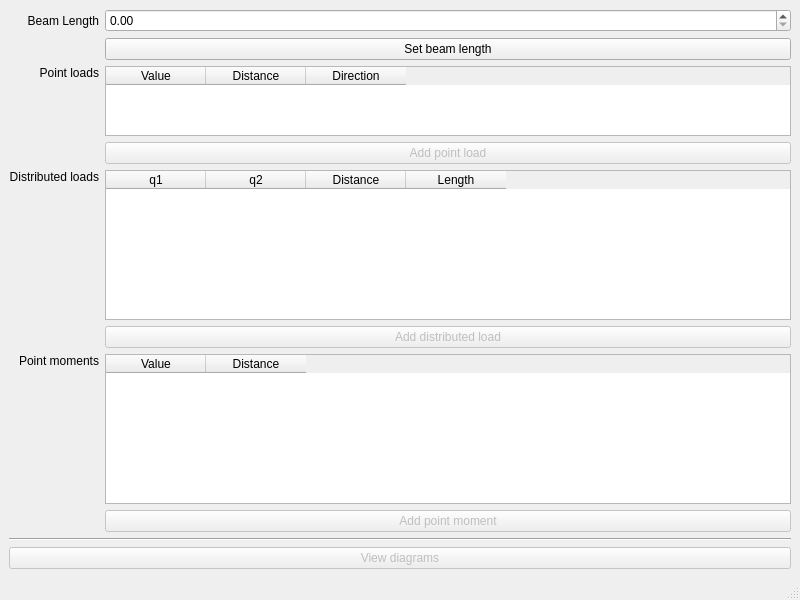
<?xml version="1.0" encoding="UTF-8"?>
<ui version="4.0">
 <class>MainWindow</class>
 <widget class="QMainWindow" name="MainWindow">
  <property name="geometry">
   <rect>
    <x>0</x>
    <y>0</y>
    <width>800</width>
    <height>600</height>
   </rect>
  </property>
  <property name="windowTitle">
   <string>Easydiag</string>
  </property>
  <widget class="QWidget" name="centralwidget">
   <layout class="QGridLayout" name="gridLayout">
    <item row="14" column="0" colspan="2">
     <widget class="QPushButton" name="diagBtn">
      <property name="enabled">
       <bool>false</bool>
      </property>
      <property name="text">
       <string>View diagrams</string>
      </property>
     </widget>
    </item>
    <item row="3" column="1">
     <widget class="QTableWidget" name="pointLoadsTbl">
      <property name="frameShadow">
       <enum>QFrame::Plain</enum>
      </property>
      <property name="sizeAdjustPolicy">
       <enum>QAbstractScrollArea::AdjustToContents</enum>
      </property>
      <property name="editTriggers">
       <set>QAbstractItemView::NoEditTriggers</set>
      </property>
      <property name="alternatingRowColors">
       <bool>true</bool>
      </property>
      <property name="selectionMode">
       <enum>QAbstractItemView::SingleSelection</enum>
      </property>
      <property name="selectionBehavior">
       <enum>QAbstractItemView::SelectRows</enum>
      </property>
      <column>
       <property name="text">
        <string>Value</string>
       </property>
      </column>
      <column>
       <property name="text">
        <string>Distance</string>
       </property>
      </column>
      <column>
       <property name="text">
        <string>Direction</string>
       </property>
      </column>
     </widget>
    </item>
    <item row="8" column="1">
     <widget class="QPushButton" name="distributedLoadBtn">
      <property name="enabled">
       <bool>false</bool>
      </property>
      <property name="text">
       <string>Add distributed load</string>
      </property>
     </widget>
    </item>
    <item row="4" column="1">
     <widget class="QPushButton" name="pointLoadBtn">
      <property name="enabled">
       <bool>false</bool>
      </property>
      <property name="text">
       <string>Add point load</string>
      </property>
     </widget>
    </item>
    <item row="1" column="1">
     <widget class="QPushButton" name="beamBtn">
      <property name="text">
       <string>Set beam length</string>
      </property>
     </widget>
    </item>
    <item row="3" column="0">
     <widget class="QLabel" name="pointLoadsLabel">
      <property name="text">
       <string>Point loads</string>
      </property>
      <property name="alignment">
       <set>Qt::AlignRight|Qt::AlignTop|Qt::AlignTrailing</set>
      </property>
     </widget>
    </item>
    <item row="7" column="0">
     <widget class="QLabel" name="distributedLoadsLabel">
      <property name="text">
       <string>Distributed loads</string>
      </property>
      <property name="alignment">
       <set>Qt::AlignRight|Qt::AlignTop|Qt::AlignTrailing</set>
      </property>
     </widget>
    </item>
    <item row="0" column="1">
     <widget class="QDoubleSpinBox" name="beamSpinBox">
      <property name="locale">
       <locale language="English" country="UnitedKingdom"/>
      </property>
     </widget>
    </item>
    <item row="13" column="0" colspan="2">
     <widget class="Line" name="line">
      <property name="orientation">
       <enum>Qt::Horizontal</enum>
      </property>
     </widget>
    </item>
    <item row="11" column="1">
     <widget class="QTableWidget" name="pointMomentsTbl">
      <property name="frameShadow">
       <enum>QFrame::Plain</enum>
      </property>
      <property name="editTriggers">
       <set>QAbstractItemView::NoEditTriggers</set>
      </property>
      <property name="alternatingRowColors">
       <bool>true</bool>
      </property>
      <property name="selectionMode">
       <enum>QAbstractItemView::SingleSelection</enum>
      </property>
      <column>
       <property name="text">
        <string>Value</string>
       </property>
      </column>
      <column>
       <property name="text">
        <string>Distance</string>
       </property>
      </column>
     </widget>
    </item>
    <item row="11" column="0">
     <widget class="QLabel" name="pointMomentsLabel">
      <property name="text">
       <string>Point moments</string>
      </property>
      <property name="alignment">
       <set>Qt::AlignRight|Qt::AlignTop|Qt::AlignTrailing</set>
      </property>
     </widget>
    </item>
    <item row="7" column="1">
     <widget class="QTableWidget" name="distributedLoadsTbl">
      <property name="frameShadow">
       <enum>QFrame::Plain</enum>
      </property>
      <property name="editTriggers">
       <set>QAbstractItemView::NoEditTriggers</set>
      </property>
      <property name="alternatingRowColors">
       <bool>true</bool>
      </property>
      <property name="selectionMode">
       <enum>QAbstractItemView::SingleSelection</enum>
      </property>
      <column>
       <property name="text">
        <string>q1</string>
       </property>
      </column>
      <column>
       <property name="text">
        <string>q2</string>
       </property>
      </column>
      <column>
       <property name="text">
        <string>Distance</string>
       </property>
      </column>
      <column>
       <property name="text">
        <string>Length</string>
       </property>
      </column>
     </widget>
    </item>
    <item row="0" column="0">
     <widget class="QLabel" name="beamLabel">
      <property name="text">
       <string>Beam Length</string>
      </property>
      <property name="alignment">
       <set>Qt::AlignRight|Qt::AlignTrailing|Qt::AlignVCenter</set>
      </property>
     </widget>
    </item>
    <item row="12" column="1">
     <widget class="QPushButton" name="pointMomentBtn">
      <property name="enabled">
       <bool>false</bool>
      </property>
      <property name="text">
       <string>Add point moment</string>
      </property>
     </widget>
    </item>
   </layout>
  </widget>
  <widget class="QMenuBar" name="menubar">
   <property name="geometry">
    <rect>
     <x>0</x>
     <y>0</y>
     <width>800</width>
     <height>22</height>
    </rect>
   </property>
  </widget>
  <widget class="QStatusBar" name="statusbar"/>
 </widget>
 <resources/>
 <connections/>
</ui>
